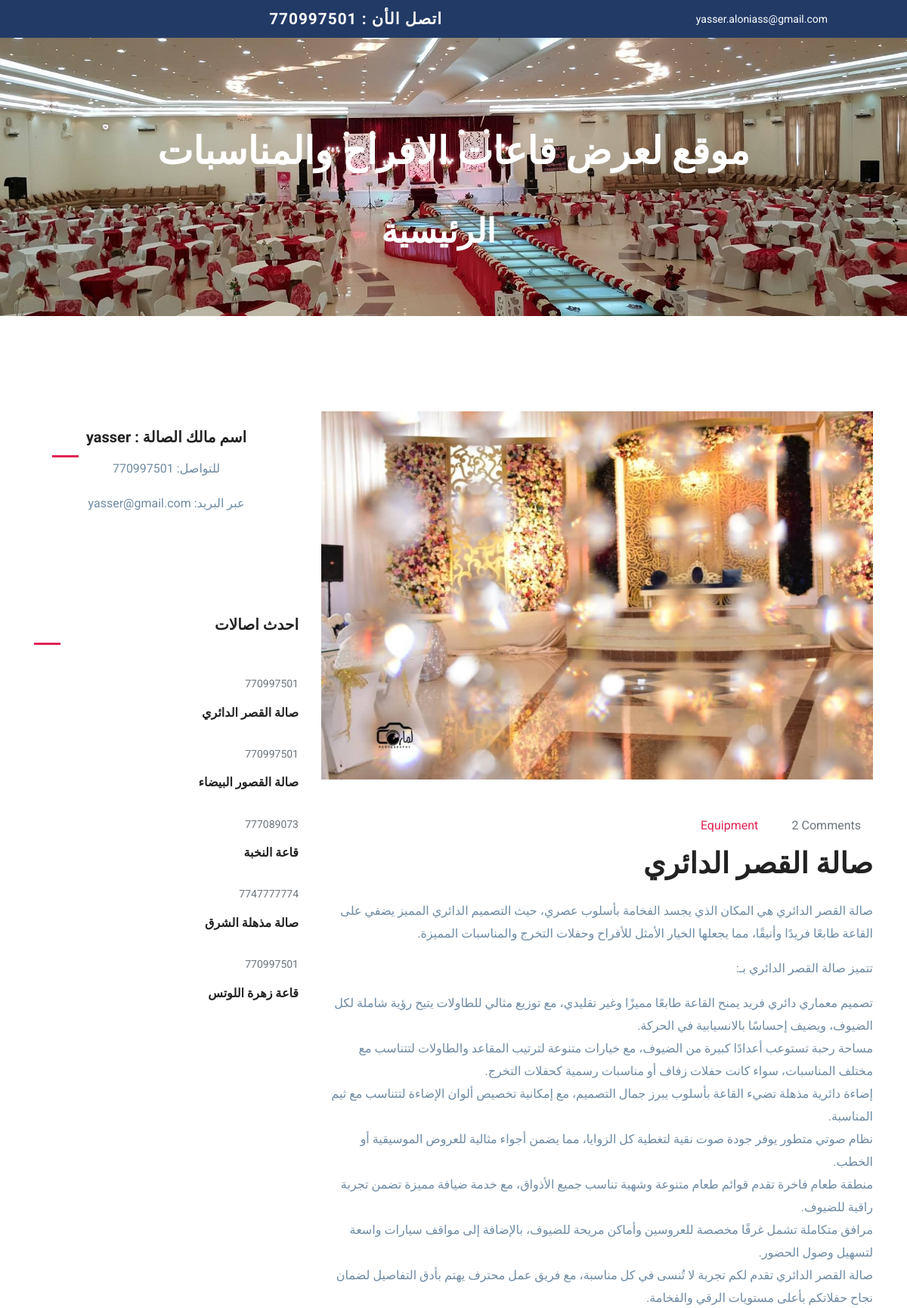
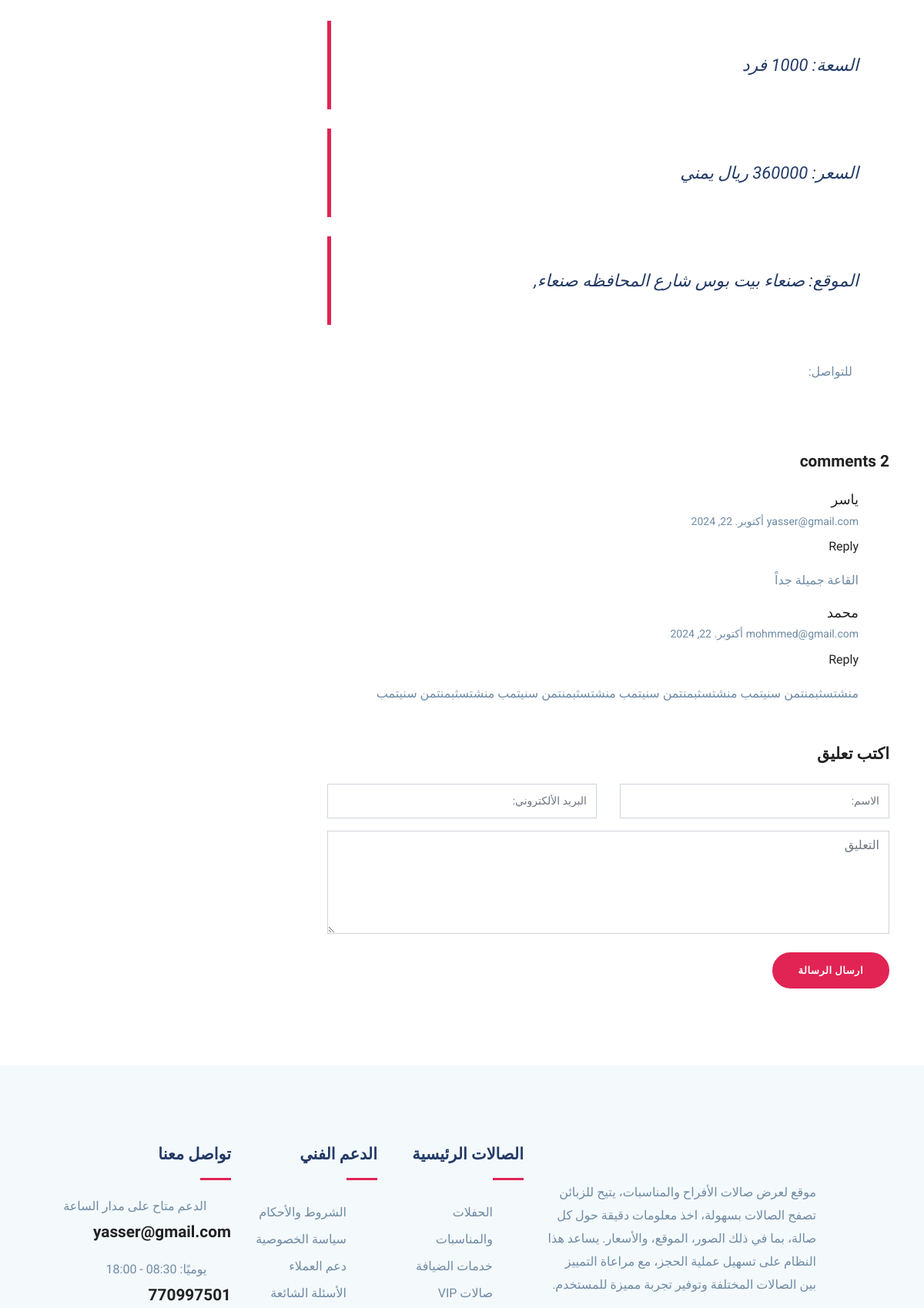
/1/ (upper part), run on the app's committed database (2 pictures, top to bottom).
### Halls/models.py (models this page shows, shortened)
class Halls(models.Model):
    client = models.ForeignKey(Client, on_delete=models.CASCADE, related_name='halls')
    name = models.CharField(max_length=250)
    capacity = models.IntegerField()
    price = models.IntegerField()
    address = models.CharField(max_length=100)
    slug = models.SlugField(max_length=250, unique=True)
    body = models.TextField(default='Default Text', blank=True)
    photo = models.ImageField(upload_to='images/%Y', blank=True, null=True)
    active = models.BooleanField(default=False)
    created = models.DateTimeField(default=timezone.now)

class Shar(models.Model):
    halls = models.ForeignKey(Halls, on_delete=models.CASCADE, related_name='shar')
    name = models.CharField(max_length=80)
    email = models.EmailField()
    body = models.TextField()
    created = models.DateTimeField(auto_now_add=True)
    updated = models.DateTimeField(auto_now=True)
    active = models.BooleanField(default=True)
    class Meta:
        ordering = ['created']
        indexes = [
            models.Index(fields=['created']),
        ]

class Client(models.Model):
    name = models.CharField(max_length=250)
    phone = models.CharField(max_length=15)
    email = models.EmailField(unique=True)
    password = models.CharField(max_length=180)

### Halls/views.py (the view)
# urls.py: path('<slug:slug>/', views.halls_detail, name='halls_detail'),
def halls_detail(request, slug):
    halls = get_object_or_404(Halls, slug=slug)
    shar = halls.shar.filter(active=True)
    form = SharForm()
    sidebar_halls = Halls.objects.filter(active=True).order_by('-created')[:5]
    return render(request, 'halls/post/detail.html', {
        'halls': halls,
        'shar': shar,
        'form': form,
        'sidebar_halls': sidebar_halls,
    })

### Halls/forms.py
class SharForm(forms.ModelForm):
    class Meta:
        model = Shar
        fields = ['name', 'email', 'body']

### Halls/templates/halls/post/detail.html (shortened to what this page needs)
{% extends "halls/base.html" %}
{% block content %}
<section class="section blog-wrap">
    <div class="container">
        <div class="row">
            <div class="col-lg-8">
                <div class="row">
                    <div class="col-lg-12 mb-5">
                        <div class="single-blog-item">
                            <br>
                            <div class="blog-thumb">
                                {% if halls.photo %}
                                    <img src="{{ halls.photo.url }}" alt="{{ halls.name }}" class="img-fluid">
                                {% endif %}
                            </div>
                            <div class="blog-item-content mt-5">
                                <div class="blog-item-meta mb-3">
                                    <span class="text-color-2 text-capitalize mr-3"><i class="icofont-book-mark mr-2"></i> Equipment</span>
                                    <span class="text-muted text-capitalize mr-3"><i class="icofont-comment mr-2"></i>
                                        {% with shar.count as total_shar %}
                                            {{ total_shar }} comment{{ total_shar|pluralize }}
                                        {% endwith %}
                                    </span>
                                </div>
                                <h2 class="mb-4 text-md">{{ halls.name }}</h2>
                                <p class="lead mb-4">{{ halls.body|linebreaks }}</p>
                                <blockquote class="quote">
                                    السعة: {{ halls.capacity }} فرد
                                </blockquote>
                                <blockquote class="quote">
                                    السعر: {{ halls.price }} ريال يمني
                                </blockquote>
							<blockquote class="quote">
                                الموقع: {{ halls.address }}
							</blockquote>
                                <div class="mt-5 clearfix">
                                    <ul class="float-right list-inline">
                                        <li class="list-inline-item"> للتواصل: </li>
                                        <li class="list-inline-item"><a href="#" target="_blank"><i class="icofont-facebook" aria-hidden="true"></i></a></li>
                                        <li class="list-inline-item"><a href="#" target="_blank"><i class="icofont-twitter" aria-hidden="true"></i></a></li>
                                        <li class="list-inline-item"><a href="#" target="_blank"><i class="icofont-pinterest" aria-hidden="true"></i></a></li>
                                        <li class="list-inline-item"><a href="#" target="_blank"><i class="icofont-linkedin" aria-hidden="true"></i></a></li>
                                    </ul>
                                </div>
                            </div>
                        </div>
                    </div>
                    <div class="col-lg-12">
                        <div class="comment-area mt-4 mb-5">
                            <h4 class="mb-4">
                                {% with shar.count as total_shar %}
                                    {{ total_shar }} comment{{ total_shar|pluralize }}
                                {% endwith %}
                            </h4>
                            <ul class="comment-tree list-unstyled">
                                {% for shar in shar %}
                                    <li>
                                        <div class="comment-area-box">
                                            <div class="comment-info">
                                                <h5 class="mb-1">{{ shar.name }}</h5>
                                                <span>{{ shar.email }}</span>
                                                <span class="date-comm">{{ shar.created|date:"M. d, Y" }}</span>
                                            </div>
                                            <div class="comment-meta mt-2">
                                                <a href="#"><i class="icofont-reply mr-2 text-muted"></i>Reply</a>
                                            </div>
                                            <div class="comment-content mt-3">
                                                <p>{{ shar.body|linebreaks }}</p>
                                            </div>
                                        </div>
                                    </li>
                                {% empty %}
                                    <p>ليست هناك تعليقات.</p>
                                {% endfor %}
                            </ul>
                        </div>
                    </div>
                    <div class="col-lg-12">
                        {% include "halls/post/includes/shar_form.html" %}
                    </div>
                </div>
            </div>
            <div class="col-lg-4">
                <div class="sidebar-wrap">
                    <div class="sidebar-widget card border-0 mb-3">
                        <div class="card-body p-4 text-center">
                            <h5 class="mb-0 mt-4">اسم مالك الصالة : {{ halls.client.name }}</h5>
                                <p>للتواصل: {{ halls.client.phone }}</p>
                                <p>عبر البريد: {{ halls.client.email }}</p>
                            <ul class="list-inline author-socials">
                            </ul>
                        </div>
                    </div>
                    <div class="sidebar-widget latest-post mb-3">
                        <h5>احدث اصالات</h5>
                        {% for hall in sidebar_halls %}
                            {% if hall.active %}
                                <div class="py-2">
                                    <span class="text-sm text-muted">{{ hall.client.phone }}</span>
                                    <h6 class="mt-3 mb-3">
                                        <a href="{% url 'halls:halls_detail' hall.slug %}" class="img-link me-4">
                                            {{ hall.name }}
                                        </a>
                                    </h6>
                                </div>
                            {% endif %}
                        {% endfor %}
                    </div>
                </div>
            </div>
        </div>
    </div>
</section>
{% endblock %}

### Halls/static/css/style.css (style rules this page uses)
html { overflow-x: hidden; }
body { line-height: 1.6; font-family: "Roboto", sans-serif; -webkit-font-smoothing: antialiased; font-size: 16px; color: #6F8BA4; font-weight: 400; }
h1, .h1, h2, .h2, h3, .h3, h4, .h4, h5, .h5, h6, .h6 { font-family: "Exo", sans-serif; font-weight: 700; color: #222; }
h2, .h2 { font-size: 44px; }
h4, .h4 { font-size: 1.3rem; line-height: 30px; }
h5, .h5 { font-size: 1.25rem; }
h6, .h6 { font-size: 1rem; }
p { line-height: 30px; }
.section { padding: 100px 0; }
.text-sm { font-size: 14px; }
.text-md { font-size: 2.25rem; }
a { color: #222; text-decoration: none; transition: all .35s ease; }
.text-color-2 { color: #e12454; }
.blog-item-content h2 { font-weight: 600; font-size: 38px; }
.comment-area h5 { font-size: 18px; font-weight: 500; }
.comment-area span { font-size: 14px; }
.quote { font-size: 22px; color: #223a66; padding: 40px; font-style: italic; border-left: 5px solid #e12454; margin: 25px 0px; }
.sidebar-widget { margin-bottom: 30px; padding-bottom: 35px; }
.sidebar-widget h5 { margin-bottom: 30px; position: relative; padding-bottom: 15px; }
.sidebar-widget h5:before { position: absolute; content: ""; left: 0px; bottom: 0px; width: 35px; height: 3px; background: #e12454; }

### Halls/static/css/css.css (style rules this page uses)
body { direction: rtl; text-align: right; }

### data on the page
Halls: photo (picture), name "صالة القصر الدائري", body "صالة القصر الدائري هي المكان الذي يجسد الفخامة بأسلوب عصري، حيث التصميم الدائري المميز يضفي على القاعة طابعًا فريدًا وأنيقًا، مما يجعلها الخيار الأمثل للأفراح وحفلات التخرج والمناسبات المميزة. تتميز صالة القصر الدائري بـ: تصميم معماري دائري فريد يمنح القاعة طابعًا مميزًا وغير تقليدي، مع توزيع مثالي للطاولات يتيح رؤية شاملة لكل الضيوف، ويضيف إحساسًا بالانسيابية في الحركة. مساحة رحبة تستوعب أعدادًا كبيرة من الضيوف، مع خيارات متنوعة لترتيب المقاعد والطاولات لتتناسب مع مختلف المناسبات، سواء كانت حفلات زفاف أو مناسبات رسمية كحفلات التخرج. إضاءة دائرية مذهلة تضيء القاعة بأسلوب يبرز جمال التصميم، مع إمكانية تخصيص ألوان الإضاءة لتتناسب مع ثيم المناسبة. نظام صوتي متطور يوفر جودة صوت نقية لتغطية كل…", capacity "1000", price "360000", address "صنعاء بيت بوس شارع المحافظه صنعاء,", client.name "yasser", client.phone "770997501", client.email "yasser@gmail.com"
Shar: name "ياسر", email "yasser@gmail.com", created "أكتوبر. 22, 2024", body "القاعة جميلة جداً"
Shar: name "محمد", email "mohmmed@gmail.com", created "أكتوبر. 22, 2024", body "منشتسثبمنتمن سنيتمب منشتسثبمنتمن سنيتمب منشتسثبمنتمن سنيتمب منشتسثبمنتمن سنيتمب"
Halls: client.phone "770997501", name "صالة القصور البيضاء"
Halls: client.phone "777089073", name "قاعة النخبة"
Halls: client.phone "7747777774", name "صالة مذهلة الشرق"
Halls: client.phone "770997501", name "قاعة زهرة اللوتس"

### other printed values
{{ total_shar }} "2"
